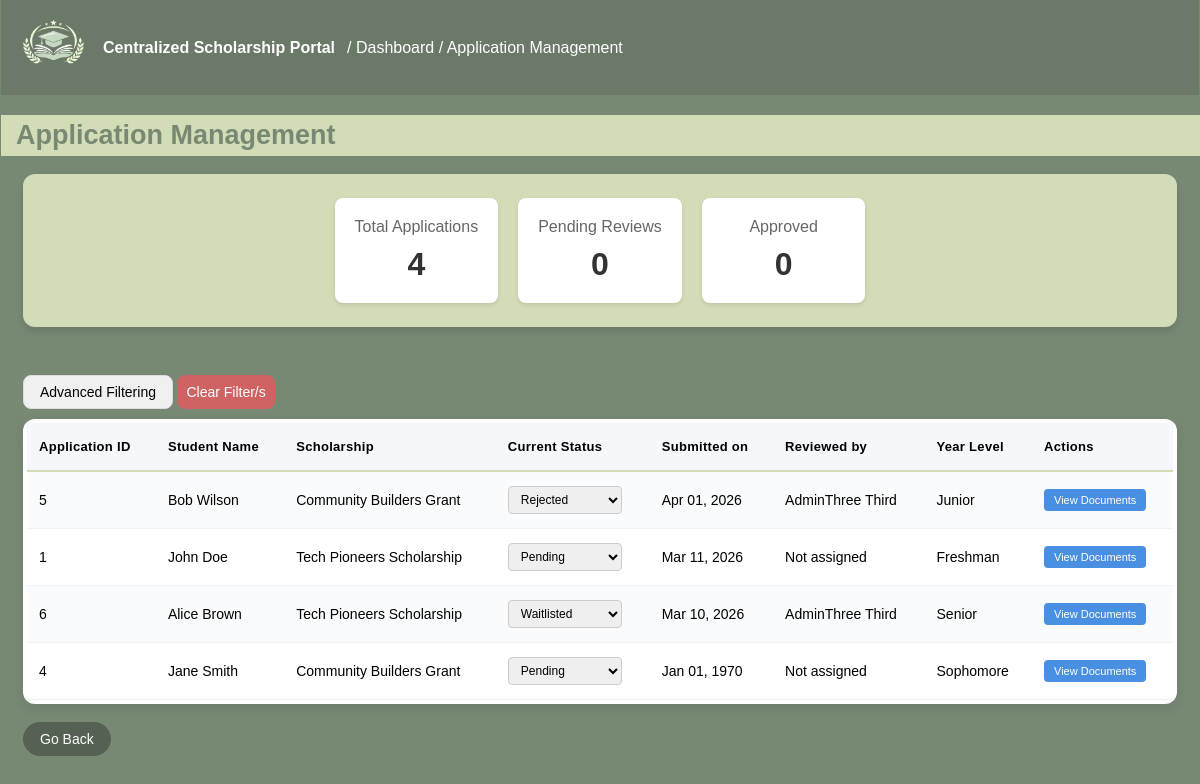
Before: /Frontends/Server-side/AppMgmt.php (signed in) with the older database file.
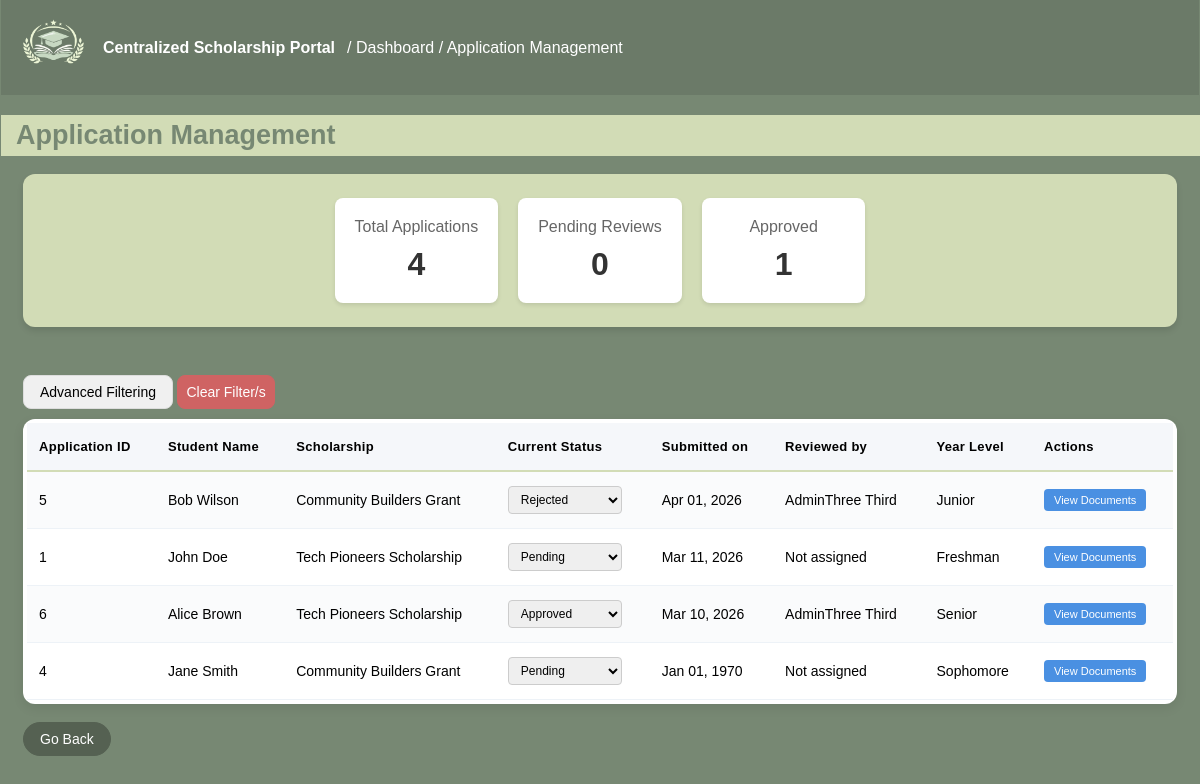
After: the same page with the newer database file.
### tables this page shows
CREATE TABLE `APPLICATIONS` (
  `application_id` int(11) NOT NULL,
  `student_id` int(11) NOT NULL,
  `scholarship_id` int(11) NOT NULL,
  `status` enum('Draft','Submitted','Under Review','Approved','Rejected','Waitlisted') NOT NULL,
  `submission_date` datetime DEFAULT NULL,
  `reviewed_by` int(11) DEFAULT NULL,
  `review_date` datetime DEFAULT NULL
);

CREATE TABLE `STUDENTS` (
  `student_id` int(11) NOT NULL,
  `account_id` int(11) NOT NULL,
  `first_name` varchar(45) NOT NULL,
  `last_name` varchar(45) NOT NULL,
  `department` varchar(45) NOT NULL,
  `year_level` enum('Freshman','Sophomore','Junior','Senior') NOT NULL,
  `contact_num` int(11) NOT NULL
);

CREATE TABLE `SCHOLARSHIPS` (
  `scholarship_id` int(11) NOT NULL,
  `title` varchar(45) NOT NULL,
  `description` varchar(45) NOT NULL,
  `deadline` datetime NOT NULL,
  `eligibility` text NOT NULL,
  `requirements` text NOT NULL,
  `release_status` enum('Draft','Published') NOT NULL,
  `status` enum('Completed','Ongoing','Upcoming') NOT NULL,
  `created_by` int(11) NOT NULL,
  `created_at` datetime NOT NULL
);

### Frontends/Server-side/AppMgmt.php (the view, shortened to what the changed rows need)
<?php
include("../../db_connect.php");
$admin_id = null;
$user_role = null;
$admin_query = mysqli_query($conn, "SELECT admin_id FROM administrators WHERE account_id = '" .
                mysqli_real_escape_string($conn, $_SESSION['account_id']) . "'");
if($admin_query && mysqli_num_rows($admin_query) > 0){
    $admin_data = mysqli_fetch_assoc($admin_query);
    $admin_id = $admin_data['admin_id'];
}
$role_query = mysqli_query($conn, "SELECT role FROM ACCOUNTS WHERE account_id = '" . mysqli_real_escape_string($conn, $_SESSION['account_id']) . "'");
if($role_query) {
    $user_role = mysqli_fetch_assoc($role_query)['role'];
}
$is_super_admin = ($user_role == 'Super Admin');
$access_filter = "";
if(!$is_super_admin) {
    $access_filter = "WHERE (reviewed_by IS NULL OR reviewed_by = $admin_id)";
}
$approved_query = mysqli_query($conn, "SELECT COUNT(*) as total FROM APPLICATIONS $access_filter " . ($access_filter ? "AND" : "WHERE") . " status = 'Approved'");
$approved_applications = ($approved_query) ? mysqli_fetch_assoc($approved_query)['total'] : 0;
$sort_order = isset($_GET['sort']) ? $_GET['sort'] : 'desc';
$where_conditions = [];
$params = [];
$types = "";
if(!$is_super_admin) {
    $where_conditions[] = "(a.reviewed_by IS NULL OR a.reviewed_by = $admin_id)";
}
$where_clause = !empty($where_conditions) ? "WHERE " . implode(" AND ", $where_conditions) : "";
$order_clause = "ORDER BY a.submission_date " . ($sort_order == 'asc' ? 'ASC' : 'DESC');
$sql = "
    SELECT a.application_id, a.student_id, a.status, a.submission_date, a.review_date,
           s.first_name, s.last_name, s.year_level, s.department,
           sch.title as scholarship_title,
           CONCAT(ad.first_name, ' ', ad.last_name) as reviewer_name,
           a.reviewed_by
    FROM APPLICATIONS a
    LEFT JOIN STUDENTS s ON a.student_id = s.student_id
    LEFT JOIN SCHOLARSHIPS sch ON a.scholarship_id = sch.scholarship_id
    LEFT JOIN ADMINISTRATORS ad ON a.reviewed_by = ad.admin_id
    $where_clause
    $order_clause
";
if(!empty($params)) {
    $stmt = mysqli_prepare($conn, $sql);
    mysqli_stmt_bind_param($stmt, $types, ...$params);
    mysqli_stmt_execute($stmt);
    $applications_query = mysqli_stmt_get_result($stmt);
} else {
    $applications_query = mysqli_query($conn, $sql);
}
?>
<!DOCTYPE html>
<html>
    <link rel="stylesheet" href="AppMgmt_Design.css">
<body>
    <h1>Application Management</h1>
  <section class="card-stats">
  <section class="stats-inner">
    <section class="card">
      <h2>Total Applications</h2>
</section>
    <section class="card">
      <h2>Pending Reviews</h2>
    </section>
    <section class="card">
      <h2>Approved</h2>
      <p><?php echo $approved_applications; ?></p>
    </section>
  </section>
</section>
<br>
<section class="table-container">
    <table>
        <tr>
            <th>Application ID</th>
            <th>Student Name</th>
            <th>Scholarship</th>
            <th>Current Status</th>
            <th>Submitted on</th>
            <th>Reviewed by</th>
            <th>Year Level</th>
            <th>Actions</th>
        </tr>
<?php if($applications_query && mysqli_num_rows($applications_query) > 0): ?>
    <?php while($app = mysqli_fetch_assoc($applications_query)): ?>
        <tr>
            <td><?php echo $app['application_id']; ?></td>
            <td><?php echo htmlspecialchars($app['first_name'] . ' ' . $app['last_name']); ?></td>
            <td><?php echo htmlspecialchars($app['scholarship_title']); ?></td>
            <td>
                <form method="POST" action="" style="display: inline;" onchange="this.submit()">
                    <select name="new_status" style="padding: 5px 8px; border-radius: 4px; font-size: 12px; border: 1px solid #ccc;">
                        <option value="Approved" <?php echo $app['status'] == 'Approved' ? 'selected' : ''; ?>>Approved</option>
                        <option value="Waitlisted" <?php echo $app['status'] == 'Waitlisted' ? 'selected' : ''; ?>>Waitlisted</option>
                    </select>
                </form>
            </td>
            <td><?php echo date('M d, Y', strtotime($app['submission_date'])); ?></td>
            <td><?php echo $app['reviewer_name'] ? htmlspecialchars($app['reviewer_name']) : 'Not assigned'; ?></td>
            <td><?php echo $app['year_level']; ?></td>
            <td>
                <a href="?<?php echo http_build_query(array_merge($_GET, ['view_docs' => $app['application_id'], 'assign' => '1'])); ?>" class="view-docs-link">View Documents</a>
            </td>
        </tr>
    <?php endwhile; ?>
<?php else: ?>
        <tr>
            <td colspan="<?php echo $is_super_admin ? '9' : '8'; ?>" style="text-align: center;">No applications found.</td>
        </tr>
<?php endif; ?>
    </table>
</section>
<br>
</body>
</html>

Changed rows visible on the page:
changed applications "Alice Brown": new_status "Waitlisted" → "Approved"
Other visible differences:
$approved_applications: "0" → "1"
